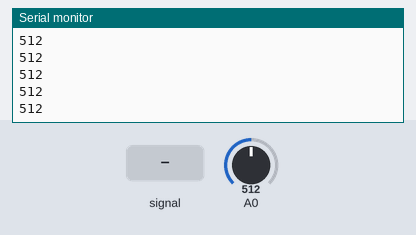
Recording of a sketch running on a simulated Arduino Uno, built with avr-gcc and run on an emulated ATmega328P. On the bench: the last lines printed to the serial monitor. The test bench sets the inputs (shaded band); at power-on: A0 = 512.

Above: at 1.2 s.
1.3 s: A0 fed a 200 Hz sine of ±81 counts around its level
At 1.31 s:
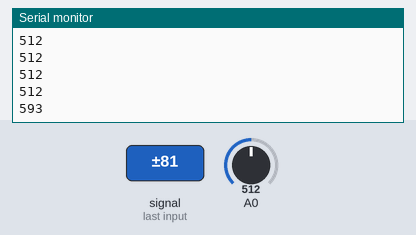
2.8 s: A0 set to 716
At 2.81 s:
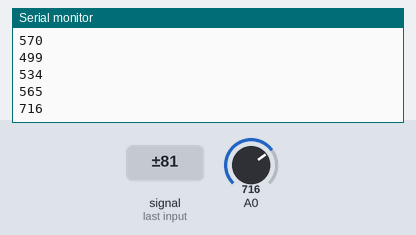
4.3 s: A0 set to 900
At 4.31 s:
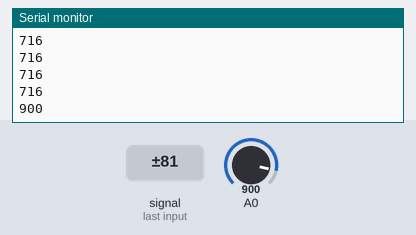
Timing chart, 0 to 7.3 s (numbered marks = the images above; inputs shaded):
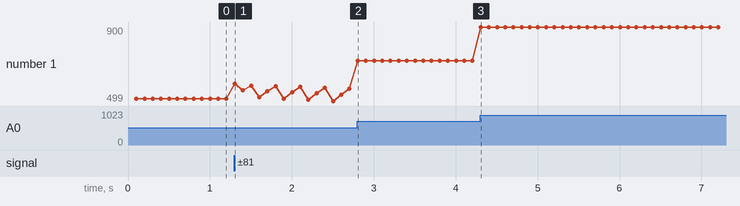

The sketch:

SerialReadAdvanced.ino
```cpp
unsigned long previousMillis=0;
unsigned long interval=100;
int oldValue = 0;
void setup() {
  // initialize serial communication at 9600 bits per second:
  Serial.begin(9600);
}

// the loop routine runs over and over again forever:
void loop() {
  // read the input on analog pin 0:
  int sensorValue = analogRead(A0);

  // print out the value you read:
  if ((unsigned long)(millis() - previousMillis) >= interval) {
    previousMillis = millis();
    Serial.println(sensorValue);
  }
  delay(1);        // delay in between reads for stability
}
```

Measured:
- after the input at 1.3 s, the serial monitor: prints a new line at once (image 1)
- after the input at 2.8 s, the serial monitor: prints a new line at once (image 2)
- after the input at 4.3 s, the serial monitor: prints a new line at once (image 3)
- plotted number 1: 512 → 565 after the input at 1.3 s, 565 → 716 after the input at 2.8 s, 716 → 900 after the input at 4.3 s
